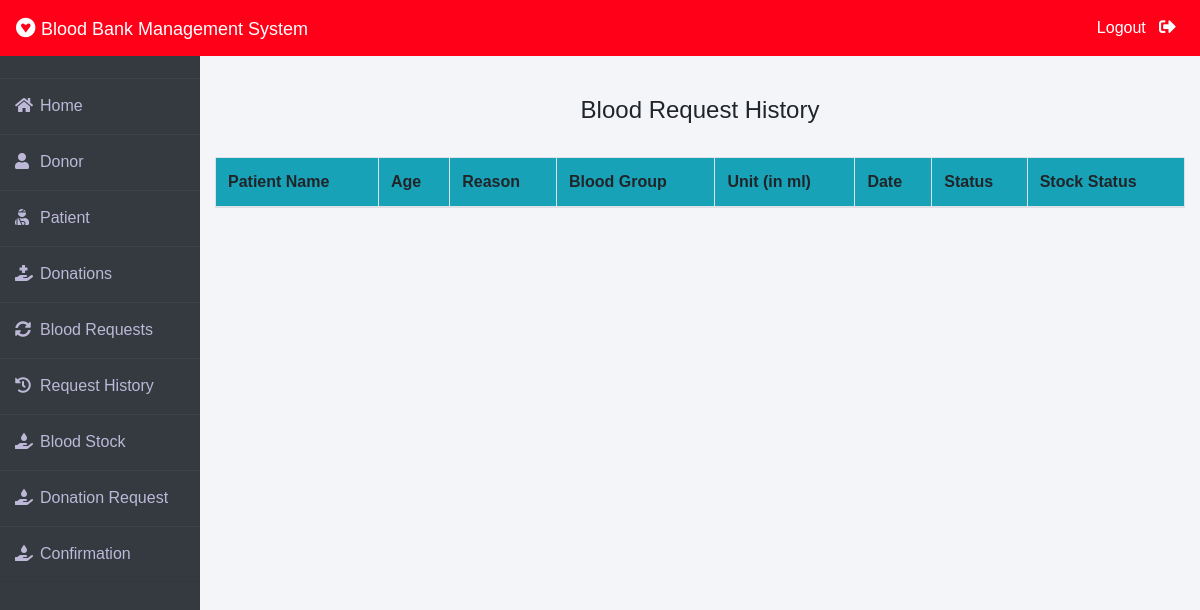
The app's page /admin-request-history (signed in), older data.
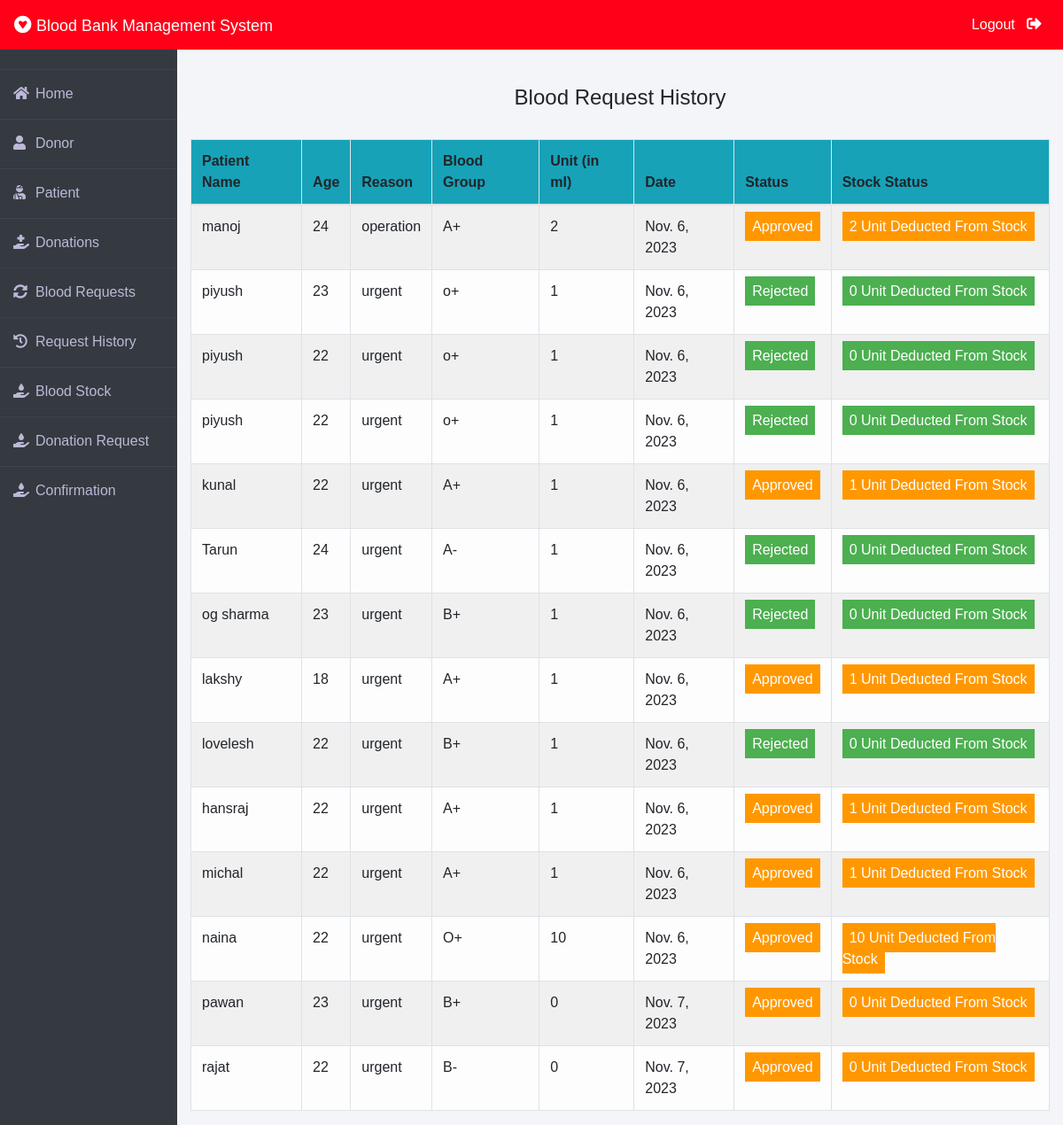
The same page, newer data.
### blood/models.py (models this page shows, shortened)
class BloodRequest(models.Model):
    request_by_patient = models.ForeignKey(Patient, null=True, on_delete=models.CASCADE)
    request_by_donor = models.ForeignKey(Donor, null=True, on_delete=models.CASCADE)
    patient_name = models.CharField(max_length=30)
    patient_age = models.PositiveIntegerField()
    reason = models.CharField(max_length=500)
    bloodgroup = models.CharField(max_length=5, choices=[(blood.value, blood.name) for blood in BloodGroup])
    unit = models.PositiveIntegerField(default=0)
    status = models.CharField(max_length=20, default="Pending")
    date = models.DateField(auto_now=True)

### blood/views.py (the view)
# urls.py: path('admin-request-history', views.admin_request_history_view,name='admin-request-history'),
@login_required(login_url='adminlogin')
def admin_request_history_view(request):
    requests = BloodRequest.objects.all().exclude(status = 'Pending')
    return render(request,'blood/admin_request_history.html',{'requests':requests})

### blood/templates/blood/admin_request_history.html (shortened to what this page needs)
{% extends 'blood/adminbase.html' %}
{% block content %}
{% load widget_tweaks %}
{%load static%}
<head>
</head>
<br><br>
<div class="container">
    <H4 class="text-center">Blood Request History</H4><br>
    <table class="table table-light table-hover table-bordered table-striped">
        <thead class="bg-info">
            <tr>
                <th scope="col">Patient Name</th>
                <th scope="col">Age</th>
                <th scope="col">Reason</th>
                <th scope="col">Blood Group</th>
                <th scope="col">Unit (in ml)</th>
                <th scope="col">Date</th>
                <th scope="col">Status</th>
                <th scope="col">Stock Status</th>
            </tr>
        </thead>
        <tbody>
            {% for t in requests %}
            <tr>
                <td> {{t.patient_name}}</td>
                <td>{{t.patient_age}}</td>
                <td>{{t.reason}}</td>
                <td>{{t.bloodgroup}}</td>
                <td>{{t.unit}}</td>
                <td>{{t.date}}</td>
                {% if t.status == 'Approved' %}
                <td><span class="label warning"> Approved</span></td>
                <td><span class="label warning"> {{t.unit}} Unit Deducted From Stock</span></td>
                {% else %}
                <td><span class="label success">Rejected</span></td>
                <td><span class="label success"> 0 Unit Deducted From Stock</span></td>
                {% endif %}
            </tr>
            {% endfor %}
        </tbody>
    </table>
</div>
{% endblock content %}

Row changes from the older to the newer data that the page shows:
now on this page (row edited): BloodRequest: patient_name "manoj", patient_age "24", reason "operation", bloodgroup "A+", unit "2", date "Nov. 6, 2023"
added BloodRequest: patient_name "piyush", patient_age "23", reason "urgent", bloodgroup "o+", unit "1", date "Nov. 6, 2023", status "Rejected"
added BloodRequest: patient_name "piyush", patient_age "22", reason "urgent", bloodgroup "o+", unit "1", date "Nov. 6, 2023", status "Rejected"
added BloodRequest: patient_name "piyush", patient_age "22", reason "urgent", bloodgroup "o+", unit "1", date "Nov. 6, 2023", status "Rejected"
added BloodRequest: patient_name "kunal", patient_age "22", reason "urgent", bloodgroup "A+", unit "1", date "Nov. 6, 2023"
added BloodRequest: patient_name "Tarun", patient_age "24", reason "urgent", bloodgroup "A-", unit "1", date "Nov. 6, 2023", status "Rejected"
added BloodRequest: patient_name "og sharma", patient_age "23", reason "urgent", bloodgroup "B+", unit "1", date "Nov. 6, 2023", status "Rejected"
added BloodRequest: patient_name "lakshy", patient_age "18", reason "urgent", bloodgroup "A+", unit "1", date "Nov. 6, 2023"
added BloodRequest: patient_name "lovelesh", patient_age "22", reason "urgent", bloodgroup "B+", unit "1", date "Nov. 6, 2023", status "Rejected"
added BloodRequest: patient_name "hansraj", patient_age "22", reason "urgent", bloodgroup "A+", unit "1", date "Nov. 6, 2023"
added BloodRequest: patient_name "michal", patient_age "22", reason "urgent", bloodgroup "A+", unit "1", date "Nov. 6, 2023"
added BloodRequest: patient_name "naina", patient_age "22", reason "urgent", bloodgroup "O+", unit "10", date "Nov. 6, 2023"
added BloodRequest: patient_name "pawan", patient_age "23", reason "urgent", bloodgroup "B+", unit "0", date "Nov. 7, 2023"
added BloodRequest: patient_name "rajat", patient_age "22", reason "urgent", bloodgroup "B-", unit "0", date "Nov. 7, 2023"
